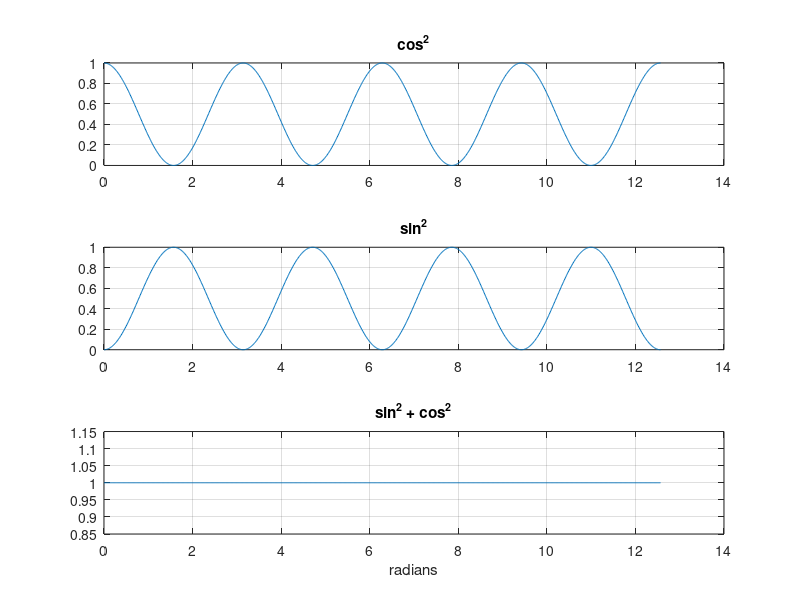

This chart was generated by the following MATLAB code:
clc
clear

angles = linspace(0,4*pi,1001);
C = cos(angles);
S = sin(angles);

subplot(3,1,1);
plot(angles,C.^2);
grid on;
title("cos^2");

subplot(3,1,2);
plot(angles,S.^2);
grid on;
title("sin^2");

subplot(3,1,3);
plot(angles,C.^2+S.^2);
grid on;
title("sin^2 + cos^2");
xlabel("radians");
